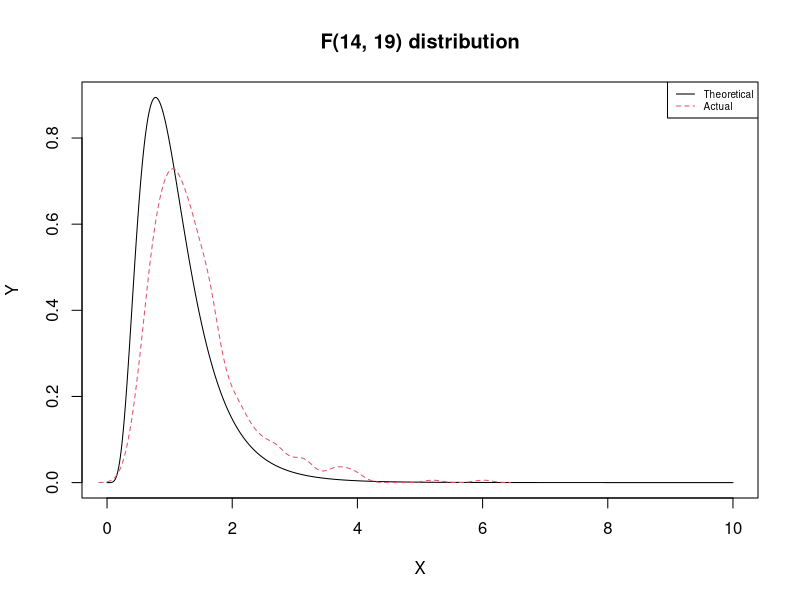

Reproduce this figure in R.
## ---- chunk 1
knitr::opts_chunk$set(echo = TRUE)
library(MASS)
set.seed(18081932)
## ---- chunk 2
N <- 1000
population <- rnorm(N)

n1 <- 15
n2 <- 20

n.samples <- 500

sample_vars <- function(i) {
  s1 <- population[sample(n1, replace = TRUE)]
  s2 <- population[sample(n2, replace = TRUE)]
  var(s1)/var(s2)
}

sample.f <- sapply(1:n.samples, sample_vars)
approx.mean <- round(summary(sample.f)[4], 1)
X1 <- seq(from = 0, to = approx.mean, length.out = 100)
X2 <- seq(from = approx.mean, to = 10, length.out = n.samples - length(X1))
X <- c(X1, X2)
Y <- df(X, n1 - 1, n2 - 1)
plot(X, Y, type = "l", col = 1, lty = 1)
lines(density(sample.f), col = 2, lty = 2)
legend.text <- c("Theoretical", "Actual")
legend("topright", legend = legend.text, lty = c(1, 2), col = c(1, 2), cex = 0.6)
title.txt <- paste(sep = "", "F(", n1 - 1, ", ", n2 - 1, ") distribution")
title(title.txt)
